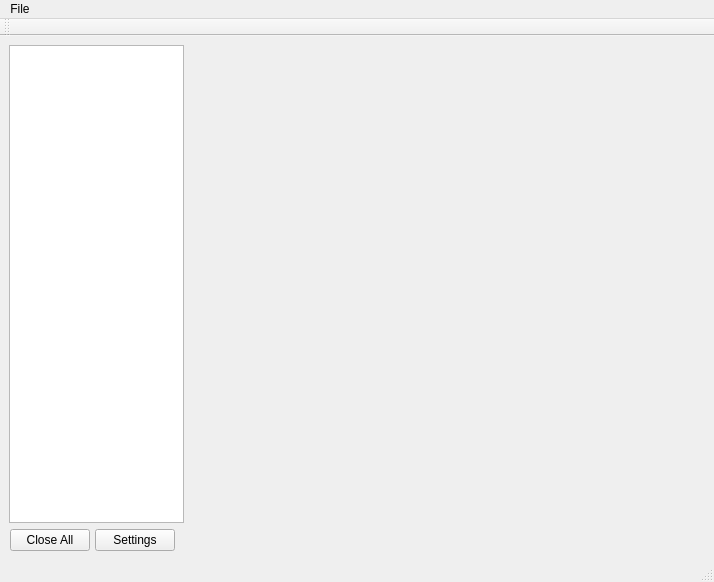
<?xml version="1.0" encoding="UTF-8"?>
<ui version="4.0">
 <class>MainWindow</class>
 <widget class="QMainWindow" name="MainWindow">
  <property name="geometry">
   <rect>
    <x>0</x>
    <y>0</y>
    <width>714</width>
    <height>582</height>
   </rect>
  </property>
  <property name="sizePolicy">
   <sizepolicy hsizetype="Expanding" vsizetype="Expanding">
    <horstretch>0</horstretch>
    <verstretch>0</verstretch>
   </sizepolicy>
  </property>
  <property name="contextMenuPolicy">
   <enum>Qt::ActionsContextMenu</enum>
  </property>
  <property name="windowTitle">
   <string>MainWindow</string>
  </property>
  <property name="autoFillBackground">
   <bool>false</bool>
  </property>
  <widget class="QWidget" name="centralwidget">
   <layout class="QVBoxLayout" name="verticalLayout_2">
    <item>
     <layout class="QHBoxLayout" name="horizontalLayout_2">
      <item>
       <widget class="QTreeView" name="treeView">
        <property name="sizePolicy">
         <sizepolicy hsizetype="Expanding" vsizetype="Expanding">
          <horstretch>0</horstretch>
          <verstretch>0</verstretch>
         </sizepolicy>
        </property>
        <property name="maximumSize">
         <size>
          <width>175</width>
          <height>16777215</height>
         </size>
        </property>
        <property name="contextMenuPolicy">
         <enum>Qt::ActionsContextMenu</enum>
        </property>
        <property name="autoFillBackground">
         <bool>false</bool>
        </property>
       </widget>
      </item>
      <item>
       <widget class="QVTKOpenGLNativeWidget" name="widget" native="true">
        <property name="sizePolicy">
         <sizepolicy hsizetype="Expanding" vsizetype="Expanding">
          <horstretch>0</horstretch>
          <verstretch>0</verstretch>
         </sizepolicy>
        </property>
        <property name="baseSize">
         <size>
          <width>0</width>
          <height>0</height>
         </size>
        </property>
        <property name="mouseTracking">
         <bool>false</bool>
        </property>
        <property name="autoFillBackground">
         <bool>true</bool>
        </property>
       </widget>
      </item>
     </layout>
    </item>
    <item>
     <layout class="QHBoxLayout" name="horizontalLayout">
      <property name="spacing">
       <number>0</number>
      </property>
      <property name="sizeConstraint">
       <enum>QLayout::SetMaximumSize</enum>
      </property>
      <property name="leftMargin">
       <number>0</number>
      </property>
      <property name="rightMargin">
       <number>0</number>
      </property>
      <item>
       <spacer name="horizontalSpacer">
        <property name="orientation">
         <enum>Qt::Horizontal</enum>
        </property>
        <property name="sizeType">
         <enum>QSizePolicy::Fixed</enum>
        </property>
        <property name="sizeHint" stdset="0">
         <size>
          <width>1</width>
          <height>20</height>
         </size>
        </property>
       </spacer>
      </item>
      <item>
       <widget class="QPushButton" name="pushButton_2">
        <property name="sizePolicy">
         <sizepolicy hsizetype="Fixed" vsizetype="Fixed">
          <horstretch>0</horstretch>
          <verstretch>0</verstretch>
         </sizepolicy>
        </property>
        <property name="text">
         <string>Close All</string>
        </property>
       </widget>
      </item>
      <item>
       <spacer name="horizontalSpacer_3">
        <property name="orientation">
         <enum>Qt::Horizontal</enum>
        </property>
        <property name="sizeType">
         <enum>QSizePolicy::Fixed</enum>
        </property>
        <property name="sizeHint" stdset="0">
         <size>
          <width>5</width>
          <height>0</height>
         </size>
        </property>
       </spacer>
      </item>
      <item>
       <widget class="QPushButton" name="pushButton">
        <property name="enabled">
         <bool>true</bool>
        </property>
        <property name="sizePolicy">
         <sizepolicy hsizetype="Fixed" vsizetype="Fixed">
          <horstretch>0</horstretch>
          <verstretch>0</verstretch>
         </sizepolicy>
        </property>
        <property name="text">
         <string>Settings</string>
        </property>
       </widget>
      </item>
      <item>
       <spacer name="horizontalSpacer_2">
        <property name="orientation">
         <enum>Qt::Horizontal</enum>
        </property>
        <property name="sizeType">
         <enum>QSizePolicy::Expanding</enum>
        </property>
        <property name="sizeHint" stdset="0">
         <size>
          <width>20</width>
          <height>20</height>
         </size>
        </property>
       </spacer>
      </item>
     </layout>
    </item>
   </layout>
  </widget>
  <widget class="QMenuBar" name="menubar">
   <property name="geometry">
    <rect>
     <x>0</x>
     <y>0</y>
     <width>714</width>
     <height>25</height>
    </rect>
   </property>
   <widget class="QMenu" name="menuApplication">
    <property name="title">
     <string>File</string>
    </property>
    <addaction name="actionOpen_File"/>
   </widget>
   <addaction name="menuApplication"/>
  </widget>
  <widget class="QStatusBar" name="statusbar"/>
  <widget class="QToolBar" name="toolBar">
   <property name="windowTitle">
    <string>toolBar</string>
   </property>
   <attribute name="toolBarArea">
    <enum>TopToolBarArea</enum>
   </attribute>
   <attribute name="toolBarBreak">
    <bool>false</bool>
   </attribute>
  </widget>
  <action name="actionOpen_File">
   <property name="icon">
    <iconset>
     <normaloff>:/icons/fileopen.png</normaloff>:/icons/fileopen.png</iconset>
   </property>
   <property name="text">
    <string>Open File</string>
   </property>
   <property name="menuRole">
    <enum>QAction::NoRole</enum>
   </property>
  </action>
  <action name="actionItem_Options">
   <property name="text">
    <string>Item Options</string>
   </property>
   <property name="toolTip">
    <string>Item Options</string>
   </property>
   <property name="menuRole">
    <enum>QAction::NoRole</enum>
   </property>
  </action>
 </widget>
 <customwidgets>
  <customwidget>
   <class>QVTKOpenGLNativeWidget</class>
   <extends>QWidget</extends>
   <header>qvtkopenglnativewidget.h</header>
   <container>1</container>
  </customwidget>
 </customwidgets>
 <resources>
  <include location="icons.qrc"/>
 </resources>
 <connections/>
</ui>
